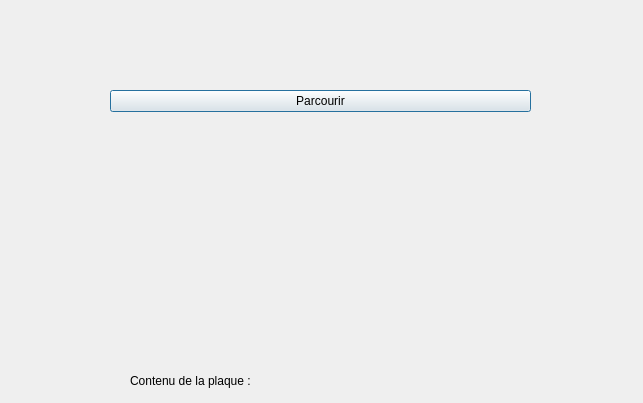
<?xml version="1.0" encoding="UTF-8"?>
<ui version="4.0">
 <class>VideoWindow</class>
 <widget class="QDialog" name="VideoWindow">
  <property name="geometry">
   <rect>
    <x>0</x>
    <y>0</y>
    <width>643</width>
    <height>403</height>
   </rect>
  </property>
  <property name="windowTitle">
   <string>Dialog</string>
  </property>
  <widget class="QLabel" name="lbl_contenu_video">
   <property name="geometry">
    <rect>
     <x>300</x>
     <y>360</y>
     <width>141</width>
     <height>41</height>
    </rect>
   </property>
   <property name="text">
    <string/>
   </property>
  </widget>
  <widget class="QLabel" name="lbl_contenu_2">
   <property name="geometry">
    <rect>
     <x>130</x>
     <y>360</y>
     <width>161</width>
     <height>41</height>
    </rect>
   </property>
   <property name="text">
    <string>Contenu de la plaque :</string>
   </property>
  </widget>
  <widget class="QWidget" name="verticalLayoutWidget">
   <property name="geometry">
    <rect>
     <x>110</x>
     <y>90</y>
     <width>421</width>
     <height>261</height>
    </rect>
   </property>
   <layout class="QVBoxLayout" name="parcourir_verticalLayout">
    <item>
     <widget class="QPushButton" name="btn_parcourir_video">
      <property name="text">
       <string>Parcourir</string>
      </property>
     </widget>
    </item>
    <item>
     <widget class="QLabel" name="lbl_video_frame">
      <property name="text">
       <string/>
      </property>
     </widget>
    </item>
   </layout>
  </widget>
  <widget class="QWidget" name="horizontalLayoutWidget">
   <property name="geometry">
    <rect>
     <x>-1</x>
     <y>349</y>
     <width>651</width>
     <height>51</height>
    </rect>
   </property>
   <layout class="QHBoxLayout" name="contenu_horizontalLayout"/>
  </widget>
  <widget class="QLabel" name="lbl_mascir_video">
   <property name="geometry">
    <rect>
     <x>260</x>
     <y>0</y>
     <width>111</width>
     <height>91</height>
    </rect>
   </property>
   <property name="text">
    <string/>
   </property>
  </widget>
 </widget>
 <resources/>
 <connections/>
</ui>
